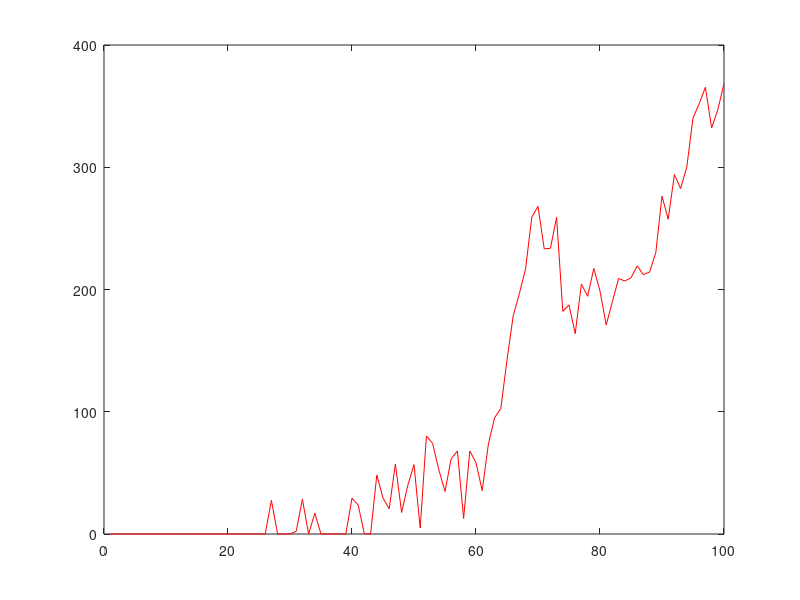

MATLAB code for this plot: (Note: this script raises an error after producing the figure.)
%ID_PULSES_BAYESIAN

%% Simulate data
x = 1:100;
signal = 30*exp(-((x-50).^2)/30) + 150*exp(-((x-70).^2)/30);
signal = signal + 500*exp(-((x-130).^2)/2000);
signal = signal + x - 50;
signal = signal + 20*randn(size(x));
signal(signal < 0) = 0;
plot(signal,'r-');

%%
cellID = 44;

myosin_sm = smooth2a(squeeze(myosins(:,zslice,cellID)),1,0);

signal = interp_and_truncate_nan(myosin_sm);

%% Set up models

h.peak_function = @lsq_gauss1d;
h.background_function = @lsq_linear;
h.num_parameter = [3 2];
Amax = sum(signal);
xmax = numel(signal);
h.parameter_bounds = [Amax 0 xmax];

%%

[P b] = bayes_peak_find(signal,1:numel(signal),10,h);
P
[~,I] = max(P);
fitted = construct_mpeaks(1:numel(signal),b{I},h);
plot(signal,'r-');hold on,plot(fitted)